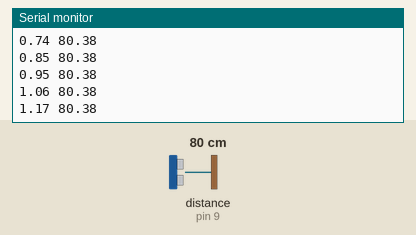
A sketch run on a simulated Arduino Uno, built with avr-gcc and run on an emulated ATmega328P. On the bench: the last lines printed to the serial monitor. Wiring (inferred from the names in the program): ultrasonic range finder: trigger pin 8; echo pin 9. The test bench sets the inputs (shaded band); at power-on: distance to the obstacle (sensor on pin 9) 80 cm. The echo pulse lasts 58.3 µs per cm.

Above: at 1.2 s.
1.3 s: distance to the obstacle (sensor on pin 9) set to 2 cm
At 1.38 s:
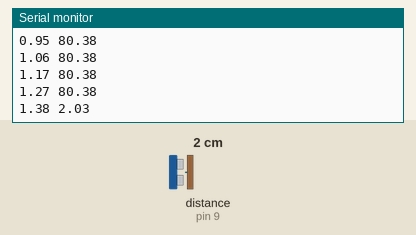
2.8 s: distance to the obstacle (sensor on pin 9) set to 4 cm
At 2.8 s:
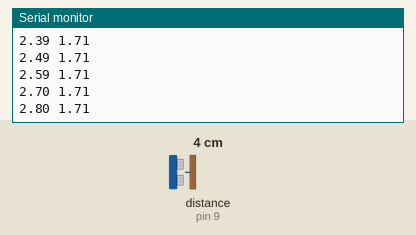
Timing chart, 0 to 5.8 s (numbered marks = the images above; inputs shaded):
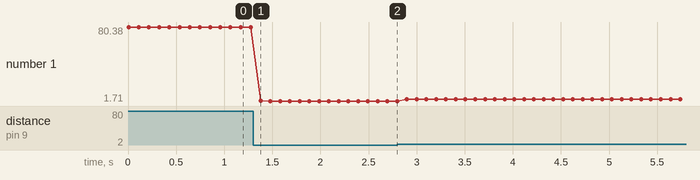

Measured:
- after the input at 1.3 s, the serial monitor: prints a new line after 0.08 s (image 1)
- plotted number 1: 80.38 → 1.71 after the input at 1.3 s

The sketch:

sketch_jun13a.ino
```cpp
// This code is reading data from an ultrasonic sensor
// and sending it through the serial port. The objective
// is to send these data to Matlab


// ultrasonic pins
int trig = 8;     // trigger
int echo = 9;     // echo
float distance;   // distance (cm)

// reading ultrasonic data
long readUltrasonicDistance(int triggerPin, int echoPin)
{
  digitalWrite(triggerPin, LOW);
  delayMicroseconds(2);
  // Sets the trigger pin to HIGH state for 10 microseconds
  digitalWrite(triggerPin, HIGH);
  delayMicroseconds(10);
  digitalWrite(triggerPin, LOW);
  // Reads the echo pin, and returns the sound wave travel time in microseconds
  return pulseIn(echoPin, HIGH);
}

// time variables (used to calculate the elapsed time)
long prevT = 0;   // previous time
long currT = 0;   // current time

void setup() {
  // ultrasonic pin modes
  pinMode(trig, OUTPUT);
  pinMode(echo, INPUT);

  // start the serial communication
  Serial.begin(9600);
}

void loop() {
  currT = micros(); // current time
  float deltaT = ((float) (currT - prevT)/1.0e6);   // time variation
  prevT = currT;    // previous time

  distance = 0.01723 * readUltrasonicDistance(8, 9);    // distance (cm)

  // Serial communication
  Serial.print(currT/1.0e6);  // elapsed time (s)
  Serial.print(" ");
  Serial.println(distance);   // distance (cm)

  delay(100);
}
```
